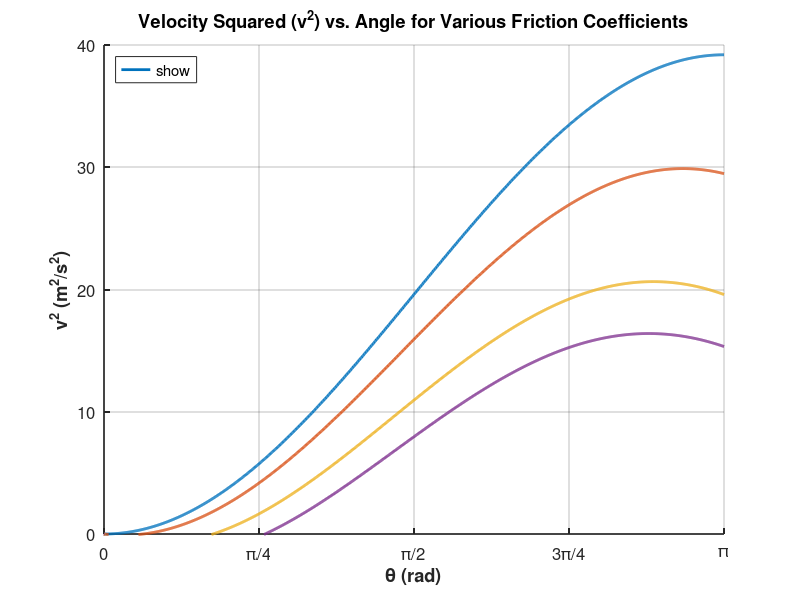

MATLAB code to generate this figure:
% General Physics Project: Sliding and Rolling on a Circular Track
% Eq. 5: Visualization of velocity squared (v^2) vs. angle (\theta) for various friction coefficients (\mu)

clear; clc; close all;

%% 1. Parameter Setup
g = 9.8;        % Gravitational acceleration (m/s^2)
R = 1.0;        % Track radius (m) - Set to 1.0m to observe the general trend
theta = linspace(0, pi, 1000); % Angle \theta: 1000 points from 0 to \pi
mu_values = [0, 0.1, 0.3, 0.5]; % Array of kinetic friction coefficients to compare

%% 2. Plot Setup and Calculation Loop
figure('Name', 'Velocity Squared vs. Angle', 'Position', [100, 100, 700, 500]);
hold on;
grid on;

% Calculate and plot v^2 for each friction coefficient (\mu)
for i = 1:length(mu_values)
    mu = mu_values(i);

    % Implementation of Eq. 5
    term1 = mu * sin(theta);
    term2 = (1 + 2 * mu^2) * cos(theta);
    term3 = (1 + 2 * mu^2) * exp(-2 * mu * theta);

    v_squared = (2 * g * R / (4 * mu^2 + 1)) * (term1 - term2 + term3);

    % Plotting (using thicker lines for better readability)
    plot(theta, v_squared, 'LineWidth', 2, 'DisplayName', sprintf('\\mu = %.1f', mu));
end

%% 3. Formatting the Plot for the Report
title('Velocity Squared (v^2) vs. Angle for Various Friction Coefficients', 'FontSize', 14, 'FontWeight', 'bold');
xlabel('\theta (rad)', 'FontSize', 12, 'FontWeight', 'bold');
ylabel('v^2 (m^2/s^2)', 'FontSize', 12, 'FontWeight', 'bold');

% Legend setup
legend('show', 'Location', 'northwest', 'FontSize', 12);

% Change X-axis ticks to \pi units for better readability
xticks([0, pi/4, pi/2, 3*pi/4, pi]);
xticklabels({'0', '\pi/4', '\pi/2', '3\pi/4', '\pi'});
xlim([0, pi]);

% Set Y-axis lower limit to 0 (velocity squared cannot be negative)
ylim([0, max(ylim)]);

set(gca, 'FontSize', 12, 'LineWidth', 1.2);
hold off;
